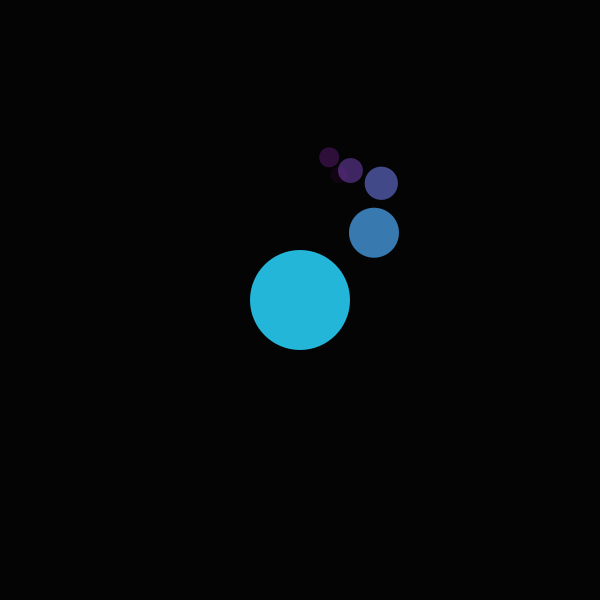
Frame 1 (no input)
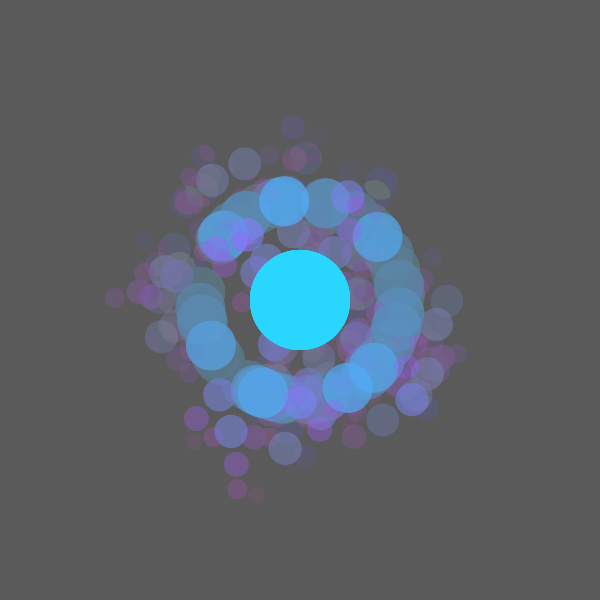
Frame 60 (the mouse pressed at the canvas centre just before this capture)
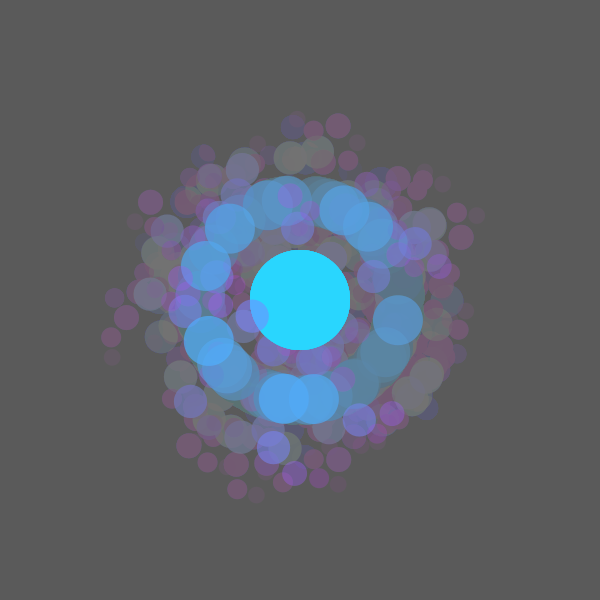
Frame 120 (the mouse held since frame 60 and released just before this capture)

The Processing sketch that drew these frames (run headless with seeded random() and noise(); from frame 60 on, the mouse is pressed at the canvas centre):

// Processing sketch: processing_104283
// ── processing_104283.pde

int mul1, mul2;
float theta,level,dia;
void setup()
{
  noStroke();
  size(600, 600);
  background(0);
  smooth();
}

void draw()
{
  fill(100, 100, 100, 10);
  noStroke();
  rect(0, 0, width, height);
  fill(255);
  level=1;
  dia = 100;
  drawEllipse(width/2, height/2);
}

void drawEllipse(float a, float b)
{
  fill(level*40,255-(level*40),255,  255-(level*40));
  translate(a, b);
  ellipse(0, 0, dia/level, dia/level);
  theta = random(0, 6);  //radian
  level+=1;
  mul1 = (int)random(1, 3);
  if (mul1 <1.5)
    mul1=-1;
  else  
    mul1 = 1;
  mul2 = (int)random(1, 3);
  if (mul2 <1.5)
    mul2=-1;
  else
    mul2 = 1;

  if (level<8)
    drawEllipse(mul1*dia*cos(theta)/(level-1), mul2*dia*sin(theta)/(level-1));
}
